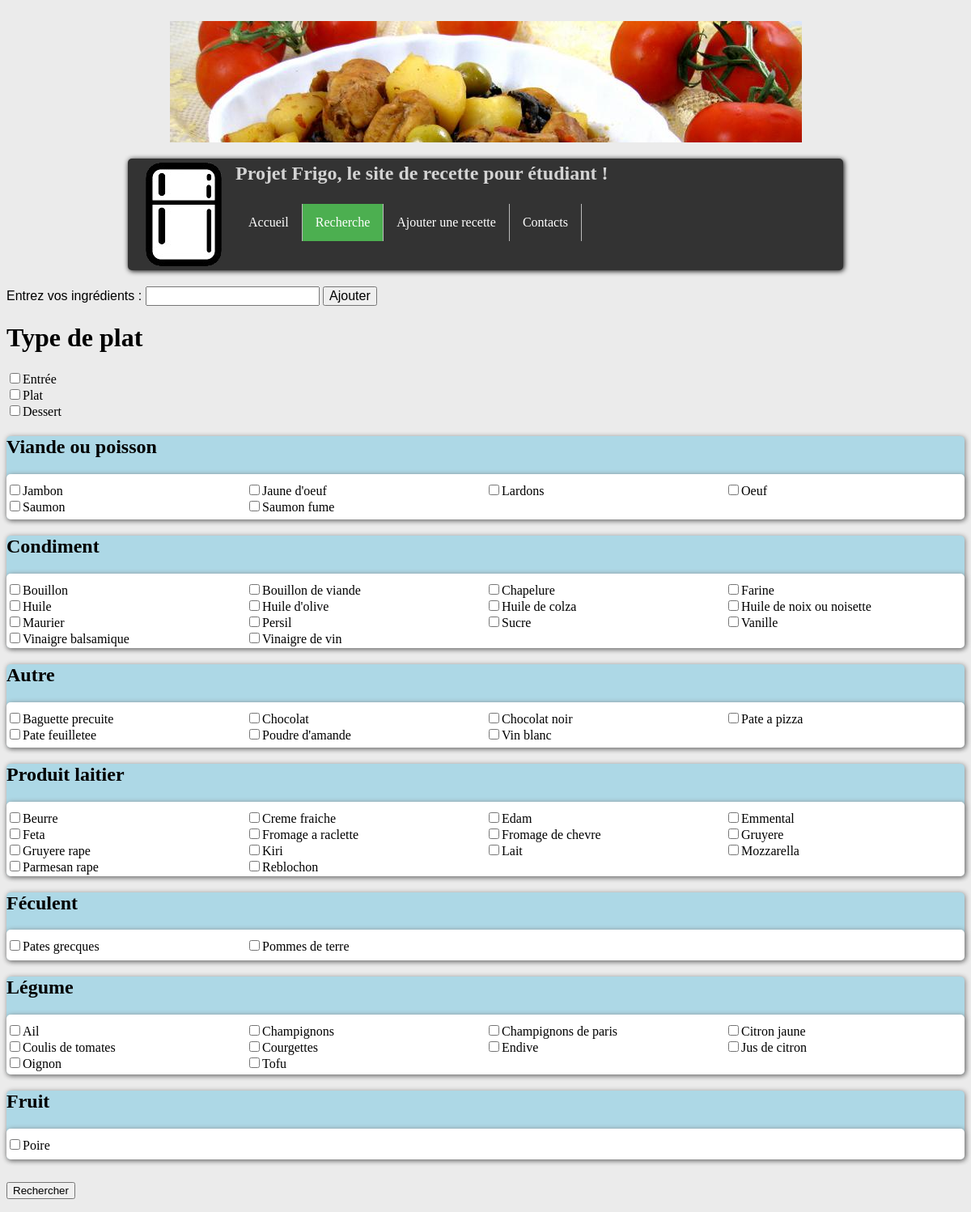
Screenshot of /fridgeApp/search/ with the database file from the repository.
### fridgeApp/models.py (models this page shows, shortened)
class Ingredient(models.Model):
    recipe = models.ForeignKey(Recipe, on_delete=models.CASCADE)
    ingredient_text = models.CharField(max_length = 50)
    quantity = models.FloatField()
    unit = models.CharField(max_length = 30)
    category = models.CharField(max_length = 200)

### fridgeApp/views.py (the view)
def search(request):
    form = SearchRecipeForm(request.POST or None)
    categories = []
    ingredients = {}
    for text in form.fields:
        if form.fields[text].help_text != "":
            if not form.fields[text].help_text in categories:
                categories += [form.fields[text].help_text]
                ingredients[form.fields[text].help_text] = [text]
            else:
                ingredients[form.fields[text].help_text] += [text]
    categories.sort(key=lambda v: v.upper())
    for category in categories:
        ingredients[category].sort(key=lambda v: v.upper())
        print (ingredients[category])
    return render(request, 'fridgeApp/search.html', locals())

### fridgeApp/views.py
class SearchRecipeForm(forms.Form):
    def __init__(self, *args, **kwargs):
        super(SearchRecipeForm, self).__init__(*args, **kwargs)
        ingredient_texts = {}
        for i in Ingredient.objects.all():
            text = normalize(i.ingredient_text)
            if not text in ingredient_texts and not text[:len(text)-1] in ingredient_texts and not text + 's' in ingredient_texts:
                self.fields[text] = forms.BooleanField(help_text=i.category, required=False)
                ingredient_texts[text] = True
        self.fields[normalize("entree")] = forms.BooleanField(required=False)
        self.fields[normalize("plat")] = forms.BooleanField(required=False)
        self.fields[normalize("dessert")] = forms.BooleanField(required=False)

### fridgeApp/views.py (called while the page is built)
def removeAccents(s):
    for i in range(len(s)):
        c = s[i]
        for k in range(len(accents)):
            if c in accents[k]:
                s = s[:i] + vowels[k] + s[i+1:]
                break
    return s

def normalize(s):
    return removeAccents(s.lower())

### fridgeApp/templates/fridgeApp/search.html (shortened to what this page needs)
﻿{% load static %}
<body>
{% include "fridgeApp/includes/tabs.html" with active_tab='search' %}
  <link rel="stylesheet" href="//code.jquery.com/ui/1.12.1/themes/base/jquery-ui.css">
<div class="ui-widget">
  <label for="tags">Entrez vos ingrédients : </label>
  <input id="tags">
  <button id="validerIngredient" onClick="validerIngredient()">Ajouter</button>
</div>
<form action="../result" method="post">
	<h1>Type de plat</h1>
	<input id="id_entree" name="entree" type="checkbox" /><label for="id_entree">Entrée</label><br/>
	<input id="id_plat" name="plat" type="checkbox" /><label for="id_plat">Plat</label><br/>
	<input id="id_dessert" name="dessert" type="checkbox" /><label for="id_dessert">Dessert</label><br/>
	{% for category, ingredients in ingredients.items %}
	<div class="category">
		<h2>{{ category | capfirst }}</h2>
		<div class="category_ingredients">
		{% for text in ingredients %}
			<div class="ingredient"><input id="id_{{ text }}" name="{{ text }}" type="checkbox" /><label for="id_{{ text }}">{{ text | capfirst}}</label></div>
			{% if forloop.counter|divisibleby:4 %}
				<br />
			{% endif %}
		{% endfor %}<br />
		</div>
	</div>
	{% endfor %}
    <input type="submit" value="Rechercher" />
</form>
</body>

### fridgeApp/static/fridgeApp/stylesheet.css (style rules this page uses)
body { background-color: rgb(235,235,235); }
.ingredient { width: 25%; float: left; }
.category_ingredients { background-color: white; border-radius: 5px; box-shadow: 1px 1px 6px gray; padding:10px 0px 10px 0px; }
.category { background-color: lightblue; border-radius: 5px; box-shadow: 1px 1px 6px gray; margin: 10px 0px 10px 0px; }

### rows the page displays
Ingredient: category "Viande ou poisson"
Ingredient: category "Condiment"
Ingredient: category "Autre"
Ingredient: category "Produit laitier"
Ingredient: category "Féculent"
Ingredient: category "Légume"
Ingredient: category "Fruit"

### other values shown
{{ text | capfirst }} "Jambon" "Jaune d'oeuf" "Lardons" "Oeuf" "Saumon" "Saumon fume" "Bouillon" "Bouillon de viande" "Chapelure" "Farine" "Huile" "Huile d'olive" "Huile de colza" "Huile de noix ou noisette" "Maurier" "Persil" "Sucre" "Vanille" "Vinaigre balsamique" "Vinaigre de vin" "Baguette precuite" "Chocolat" "Chocolat noir" "Pate a pizza" "Pate feuilletee" "Poudre d'amande" "Vin blanc" "Beurre" "Creme fraiche" "Edam" "Emmental" "Feta" "Fromage a raclette" "Fromage de chevre" "Gruyere" "Gruyere rape" "Kiri" "Lait" "Mozzarella" "Parmesan rape" "Reblochon" "Pates grecques" "Pommes de terre" "Ail" "Champignons" "Champignons de paris" "Citron jaune" "Coulis de tomates" "Courgettes" "Endive" "Jus de citron" "Oignon" "Tofu" "Poire"
